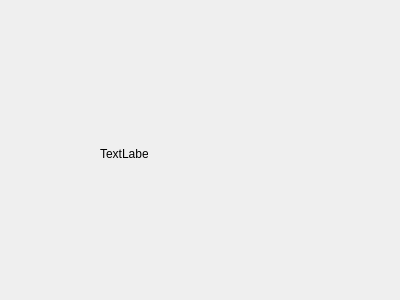
<?xml version="1.0" encoding="UTF-8"?>
<ui version="4.0">
 <class>Widget</class>
 <widget class="QWidget" name="Widget">
  <property name="geometry">
   <rect>
    <x>0</x>
    <y>0</y>
    <width>400</width>
    <height>300</height>
   </rect>
  </property>
  <property name="windowTitle">
   <string>Widget</string>
  </property>
  <widget class="QLabel" name="ball">
   <property name="geometry">
    <rect>
     <x>100</x>
     <y>130</y>
     <width>48</width>
     <height>48</height>
    </rect>
   </property>
   <property name="text">
    <string>TextLabel</string>
   </property>
  </widget>
 </widget>
 <layoutdefault spacing="6" margin="11"/>
 <resources/>
 <connections/>
</ui>
